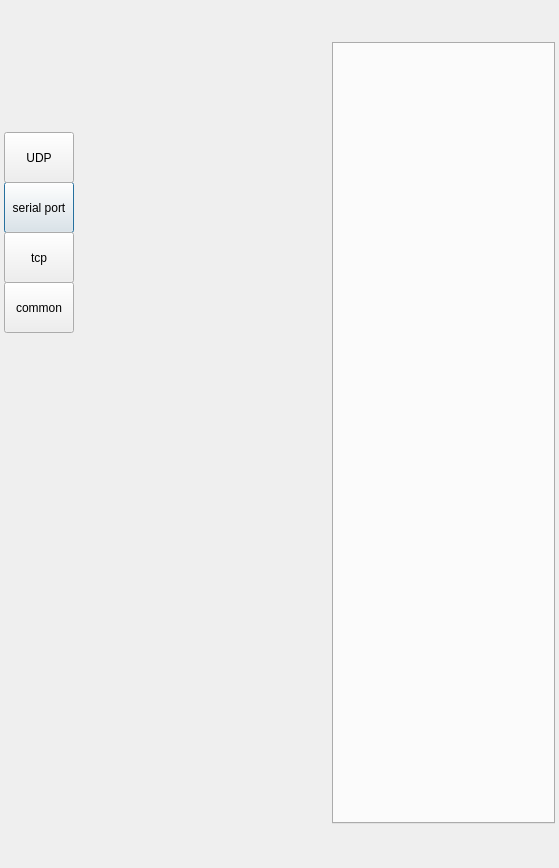
<?xml version="1.0" encoding="UTF-8"?>
<ui version="4.0">
 <class>StatisticsAssistantClass</class>
 <widget class="QDialog" name="StatisticsAssistantClass">
  <property name="geometry">
   <rect>
    <x>0</x>
    <y>0</y>
    <width>559</width>
    <height>868</height>
   </rect>
  </property>
  <property name="sizePolicy">
   <sizepolicy hsizetype="Expanding" vsizetype="Expanding">
    <horstretch>0</horstretch>
    <verstretch>0</verstretch>
   </sizepolicy>
  </property>
  <property name="windowTitle">
   <string>StatisticsAssistant</string>
  </property>
  <layout class="QVBoxLayout" name="verticalLayout_2">
   <property name="spacing">
    <number>0</number>
   </property>
   <property name="leftMargin">
    <number>4</number>
   </property>
   <property name="topMargin">
    <number>0</number>
   </property>
   <property name="rightMargin">
    <number>4</number>
   </property>
   <property name="bottomMargin">
    <number>4</number>
   </property>
   <item>
    <layout class="QVBoxLayout" name="verticalLayout">
     <property name="spacing">
      <number>0</number>
     </property>
     <property name="leftMargin">
      <number>0</number>
     </property>
     <item>
      <widget class="TitleBar" name="title_bar_widget" native="true">
       <property name="sizePolicy">
        <sizepolicy hsizetype="Expanding" vsizetype="Fixed">
         <horstretch>0</horstretch>
         <verstretch>0</verstretch>
        </sizepolicy>
       </property>
       <property name="minimumSize">
        <size>
         <width>0</width>
         <height>32</height>
        </size>
       </property>
       <property name="maximumSize">
        <size>
         <width>16777215</width>
         <height>32</height>
        </size>
       </property>
       <property name="styleSheet">
        <string notr="true"/>
       </property>
      </widget>
     </item>
     <item>
      <spacer name="verticalSpacer">
       <property name="orientation">
        <enum>Qt::Vertical</enum>
       </property>
       <property name="sizeType">
        <enum>QSizePolicy::Fixed</enum>
       </property>
       <property name="sizeHint" stdset="0">
        <size>
         <width>20</width>
         <height>10</height>
        </size>
       </property>
      </spacer>
     </item>
     <item>
      <layout class="QHBoxLayout" name="horizontalLayout">
       <property name="spacing">
        <number>1</number>
       </property>
       <item>
        <widget class="QWidget" name="widget" native="true">
         <property name="sizePolicy">
          <sizepolicy hsizetype="Fixed" vsizetype="Preferred">
           <horstretch>0</horstretch>
           <verstretch>0</verstretch>
          </sizepolicy>
         </property>
         <property name="minimumSize">
          <size>
           <width>70</width>
           <height>0</height>
          </size>
         </property>
         <property name="maximumSize">
          <size>
           <width>70</width>
           <height>16777215</height>
          </size>
         </property>
         <property name="styleSheet">
          <string notr="true"/>
         </property>
         <widget class="PushBtnEx" name="push_btn_func_sp">
          <property name="geometry">
           <rect>
            <x>0</x>
            <y>140</y>
            <width>70</width>
            <height>51</height>
           </rect>
          </property>
          <property name="sizePolicy">
           <sizepolicy hsizetype="Fixed" vsizetype="Fixed">
            <horstretch>0</horstretch>
            <verstretch>0</verstretch>
           </sizepolicy>
          </property>
          <property name="minimumSize">
           <size>
            <width>70</width>
            <height>0</height>
           </size>
          </property>
          <property name="maximumSize">
           <size>
            <width>70</width>
            <height>16777215</height>
           </size>
          </property>
          <property name="styleSheet">
           <string notr="true"/>
          </property>
          <property name="text">
           <string>serial port</string>
          </property>
          <property name="checkable">
           <bool>true</bool>
          </property>
         </widget>
         <widget class="PushBtnEx" name="push_btn_func_udp">
          <property name="geometry">
           <rect>
            <x>0</x>
            <y>90</y>
            <width>70</width>
            <height>51</height>
           </rect>
          </property>
          <property name="sizePolicy">
           <sizepolicy hsizetype="Fixed" vsizetype="Fixed">
            <horstretch>0</horstretch>
            <verstretch>0</verstretch>
           </sizepolicy>
          </property>
          <property name="minimumSize">
           <size>
            <width>70</width>
            <height>0</height>
           </size>
          </property>
          <property name="maximumSize">
           <size>
            <width>70</width>
            <height>16777215</height>
           </size>
          </property>
          <property name="styleSheet">
           <string notr="true"/>
          </property>
          <property name="text">
           <string>UDP</string>
          </property>
          <property name="checkable">
           <bool>true</bool>
          </property>
          <property name="checked">
           <bool>false</bool>
          </property>
         </widget>
         <widget class="PushBtnEx" name="push_btn_func_tcp">
          <property name="geometry">
           <rect>
            <x>0</x>
            <y>190</y>
            <width>70</width>
            <height>51</height>
           </rect>
          </property>
          <property name="sizePolicy">
           <sizepolicy hsizetype="Fixed" vsizetype="Fixed">
            <horstretch>0</horstretch>
            <verstretch>0</verstretch>
           </sizepolicy>
          </property>
          <property name="minimumSize">
           <size>
            <width>70</width>
            <height>0</height>
           </size>
          </property>
          <property name="maximumSize">
           <size>
            <width>70</width>
            <height>16777215</height>
           </size>
          </property>
          <property name="styleSheet">
           <string notr="true"/>
          </property>
          <property name="text">
           <string>tcp</string>
          </property>
          <property name="checkable">
           <bool>true</bool>
          </property>
         </widget>
         <widget class="PushBtnEx" name="push_btn_setting">
          <property name="geometry">
           <rect>
            <x>0</x>
            <y>240</y>
            <width>70</width>
            <height>51</height>
           </rect>
          </property>
          <property name="sizePolicy">
           <sizepolicy hsizetype="Fixed" vsizetype="Fixed">
            <horstretch>0</horstretch>
            <verstretch>0</verstretch>
           </sizepolicy>
          </property>
          <property name="minimumSize">
           <size>
            <width>70</width>
            <height>0</height>
           </size>
          </property>
          <property name="maximumSize">
           <size>
            <width>70</width>
            <height>16777215</height>
           </size>
          </property>
          <property name="styleSheet">
           <string notr="true"/>
          </property>
          <property name="text">
           <string>common</string>
          </property>
          <property name="checkable">
           <bool>true</bool>
          </property>
         </widget>
        </widget>
       </item>
       <item>
        <widget class="QStackedWidget" name="stackedWidget">
         <property name="sizePolicy">
          <sizepolicy hsizetype="Fixed" vsizetype="Preferred">
           <horstretch>0</horstretch>
           <verstretch>0</verstretch>
          </sizepolicy>
         </property>
         <property name="minimumSize">
          <size>
           <width>256</width>
           <height>0</height>
          </size>
         </property>
         <property name="maximumSize">
          <size>
           <width>256</width>
           <height>16777215</height>
          </size>
         </property>
         <property name="styleSheet">
          <string notr="true"/>
         </property>
         <property name="currentIndex">
          <number>-1</number>
         </property>
        </widget>
       </item>
       <item>
        <widget class="QTabWidget" name="tabWidget">
         <property name="styleSheet">
          <string notr="true"/>
         </property>
         <property name="currentIndex">
          <number>-1</number>
         </property>
        </widget>
       </item>
      </layout>
     </item>
     <item>
      <widget class="QWidget" name="status_widget" native="true">
       <property name="minimumSize">
        <size>
         <width>0</width>
         <height>40</height>
        </size>
       </property>
       <property name="maximumSize">
        <size>
         <width>16777215</width>
         <height>40</height>
        </size>
       </property>
       <property name="styleSheet">
        <string notr="true"/>
       </property>
      </widget>
     </item>
    </layout>
   </item>
  </layout>
 </widget>
 <layoutdefault spacing="6" margin="11"/>
 <customwidgets>
  <customwidget>
   <class>TitleBar</class>
   <extends>QWidget</extends>
   <header>titlebar.h</header>
   <container>1</container>
  </customwidget>
  <customwidget>
   <class>PushBtnEx</class>
   <extends>QPushButton</extends>
   <header>pushbtnex.h</header>
  </customwidget>
 </customwidgets>
 <resources>
  <include location="StatisticsAssistant.qrc"/>
 </resources>
 <connections/>
</ui>
